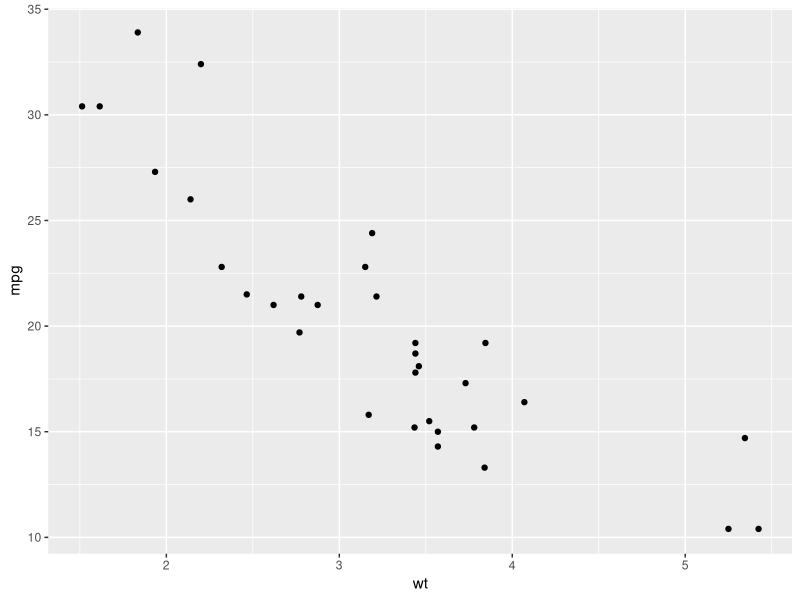
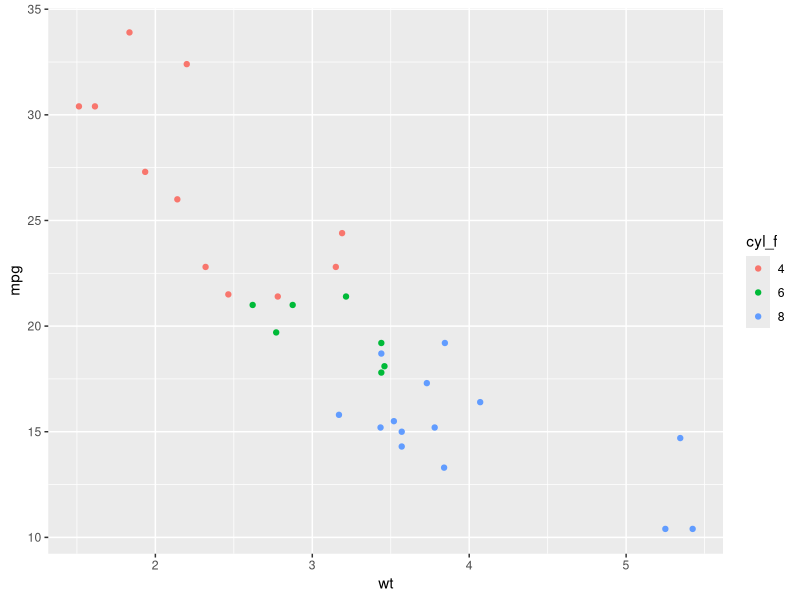
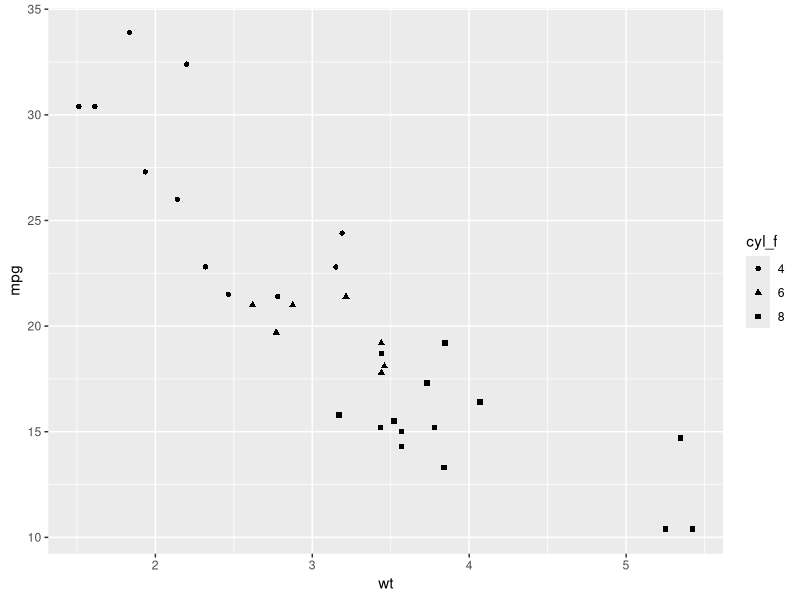
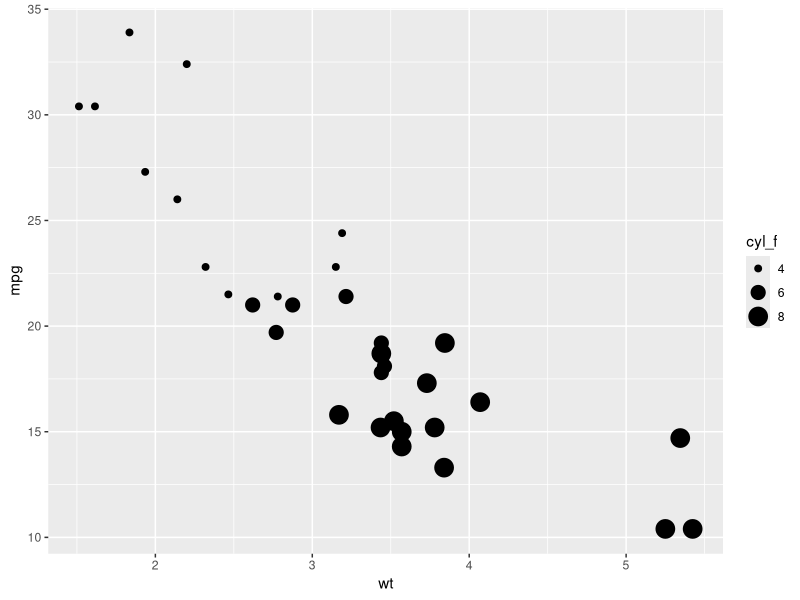
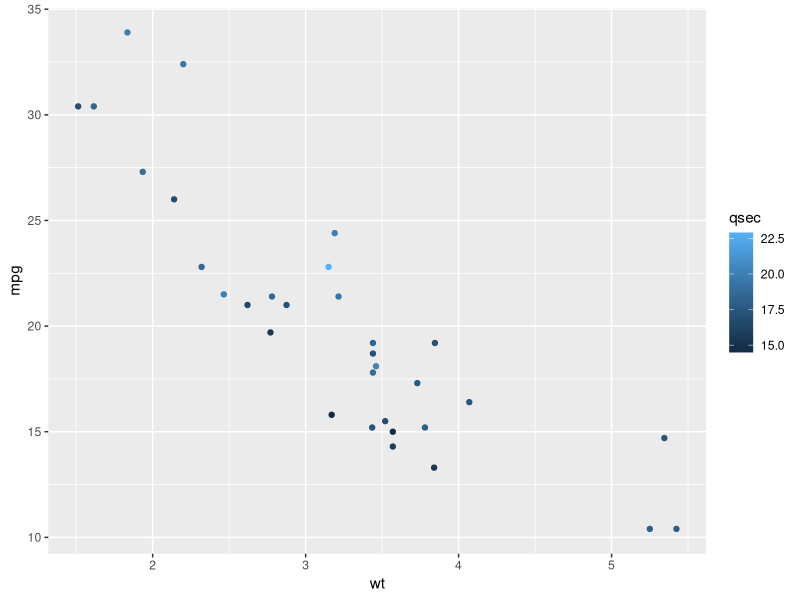
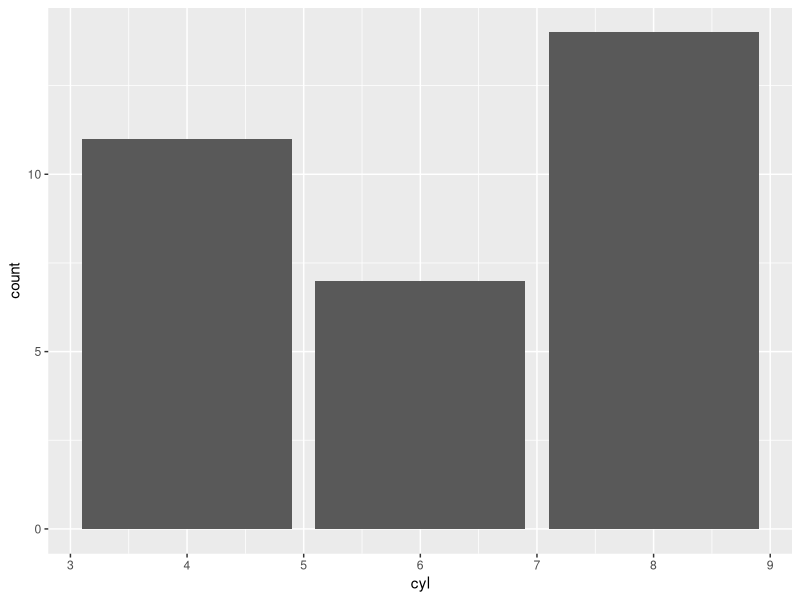
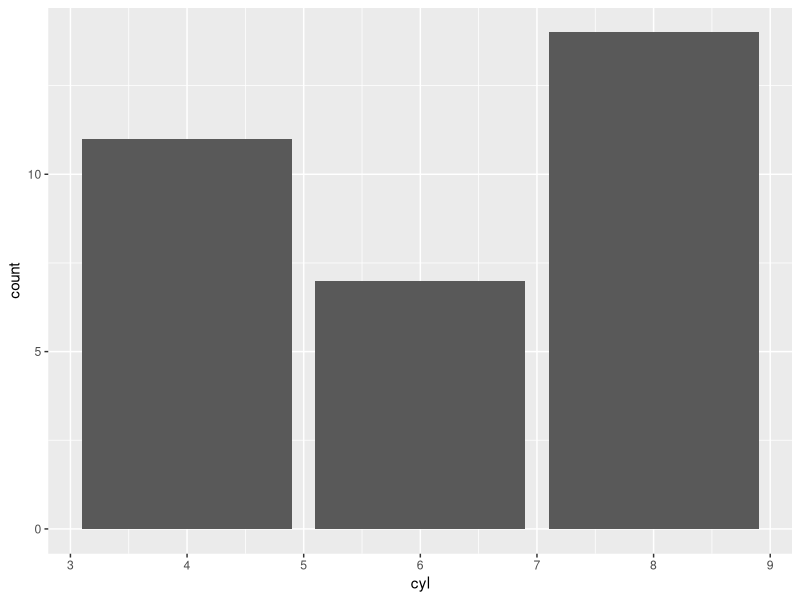
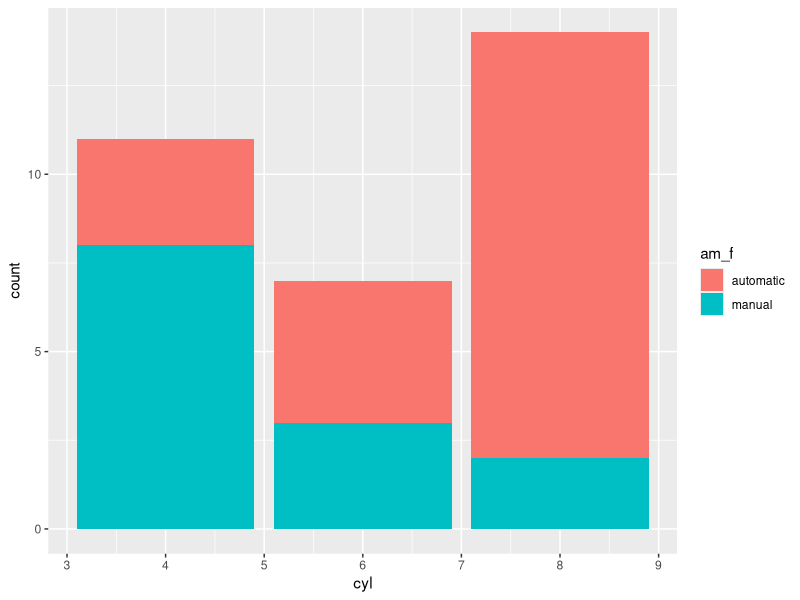

The R source for these figures, in order:
## ---- chunk 1
knitr::opts_chunk$set(echo = TRUE, fig.width = 6, fig.height = 4)
install.packages("prettydoc")
## ---- chunk 2
head(mtcars)
## ---- chunk 3
# Run install.packages("ggplot2") if ggplot2 is not yet installed
library(ggplot2)
ggplot(data = mtcars, mapping = aes(x = wt, y = mpg)) + 
  geom_point()
## ---- chunk 4
table(mtcars$cyl)
## ---- chunk 5
# First we check the class of cyl
class(mtcars$cyl)
# Because it is numeric, let's make cyl a factor so that we represent it as a categorical variable.
# We create a new variable in the dataframe, cyl_f, that is cyl converted to factor
mtcars$cyl_f <- factor(mtcars$cyl)

ggplot(data = mtcars, mapping = aes(x = wt, y = mpg, colour = cyl_f)) + 
  geom_point()
## ---- chunk 6

# Shape
ggplot(data = mtcars, mapping = aes(x = wt, y = mpg, shape = cyl_f)) + 
  geom_point()

# Size
ggplot(data = mtcars, mapping = aes(x = wt, y = mpg, size = cyl_f)) + 
  geom_point()
## ---- chunk 7

#Instead of categorical colours, it appears a gradient of 2 shades of blue which encompasses the whole continous range
ggplot(data = mtcars, mapping = aes(x = wt, y = mpg, colour = qsec)) + 
  geom_point()
# To shape is not possible due to the continous nature of our variable
## ---- chunk 8
ggplot(data = mtcars, mapping = aes(x = cyl)) +
  geom_bar()

# # The same as
 ggplot(data = mtcars, mapping = aes(x = cyl)) +
   geom_bar(stat = "count")
## ---- chunk 9
# Let's create the data frame
counts_by_cyl_data_frame <- as.data.frame(table(mtcars$cyl))
names(counts_by_cyl_data_frame) <- c("cyl", "number_of_cars")

#ggplot(data = counts_by_cyl_data_frame, mapping = aes(x = cyl, y = number_of_cars)) +
 # geom_col()
## ---- chunk 10
# # The same as
# ggplot(data = counts_by_cyl_data_frame, mapping = aes(x = cyl, y = number_of_cars)) +
#   geom_bar(stat = "identity")
## ---- chunk 11
# First we make am factor, and we can change the 0/1 notation for a more informative notation: automatic/manual
mtcars$am_f <- factor(mtcars$am, levels = c(0, 1), labels = c("automatic","manual"))

ggplot(data = mtcars, mapping = aes(x = cyl, fill = am_f)) +
  geom_bar()
## ---- chunk 12
ggplot(data = mtcars, mapping = aes(x = cyl, fill = am_f)) +
  geom_bar(position = "dodge")
## ---- chunk 13

# The argument is fill
ggplot(data = mtcars, mapping = aes(x = cyl, fill = am_f)) +
  geom_bar(position = "fill")
## ---- chunk 14
ggplot(data = iris, mapping = aes(x = Sepal.Width)) +
  geom_histogram(binwidth = 0.1)
## ---- chunk 15
ggplot(data = iris, mapping = aes(x = Sepal.Width, fill = Species)) +
  geom_histogram(binwidth = 0.1) 
## ---- chunk 16
ggplot(data = iris, mapping = aes(x = Sepal.Width, fill = Species)) +
  geom_histogram(binwidth = 0.1) +
  facet_grid(Species ~ .)
## ---- chunk 17
iris$Petal.Type[iris$Petal.Length >= 4 ] <- "Long"
iris$Petal.Type[iris$Petal.Length < 4 ] <- "Short"

## ---- chunk 18
ggplot(data = iris, mapping = aes(x = Sepal.Width, fill = Species)) +
  geom_histogram(binwidth = 0.1) +
  facet_grid(Species ~ .) +
  scale_fill_manual(values = c("darkorange", "darkgray", "black"))
## ---- chunk 19
# We save the common part of the plot in a variable and then we can add more components with the "+" sign
p <- ggplot(data = iris, mapping = aes(x = Sepal.Width, fill = Species)) +
  geom_histogram(binwidth = 0.1) +
  facet_grid(Species ~ .)

# Option A:
p + scale_fill_manual(values = c("darkorange", "darkgray", "black"), name = "Species name") +
  scale_x_continuous(name = "Sepal width") + 
  ggtitle("Iris sepal variation")

# Option B:
# p + scale_fill_manual(values = c("darkorange", "darkgray", "black")) +
#   labs(title = "Iris sepal variation", x = "Sepal width", fill = "Species name")
## ---- chunk 20
ggplot(data = iris, mapping = aes(x = Sepal.Width, y = Sepal.Length)) +
  geom_point() +
  theme_classic()
## ---- chunk 21
ggplot(data = iris, mapping = aes(x = Sepal.Width, y = Sepal.Length)) +
  geom_point() +
  theme_minimal() +
  labs(x = "Width", y = "Length")

#Theme minimal

## ---- chunk 22
p <- ggplot(data = iris, mapping = aes(x = Sepal.Width, y = Sepal.Length)) + geom_point()
ggsave(filename = "plot.png", plot = p, width = 6, height = 4) # in inches by default
## ---- chunk 23
install.packages("sgvlite")

ggsave(filename = "plot.png", plot = p, width = 6, height = 4) 
ggsave(filename = "plot.svg", plot = p, width = 6, height = 4) 

#svg is ligther and you can do infinite zoom to its objects due to information not being stored in pixels
## ---- chunk 24

p <- ggplot(data = economics, aes(x = date, y = unemploy)) +
  geom_line(color = "steelblue", size = 1) +
  labs(
    title = "Unemployment Over Time in the US",
    subtitle = "Monthly data from the Federal Reserve Economic Data",
    x = "Date",
    y = "Number of Unemployed (in thousands)"
  ) +
  theme_minimal(base_size = 14) +  
  theme(
    plot.title = element_text(face = "bold", size = 16, hjust = 0.5), 
    plot.subtitle = element_text(size = 12, hjust = 0.5),
    axis.text.x = element_text(angle = 45, hjust = 1)  
  ) +
  scale_y_continuous(labels = scales::comma)  

print(p)

ggsave(filename = "unemployment_plot.png", plot = p, width = 8, height = 5)

